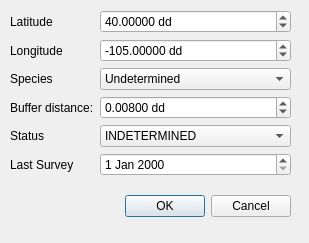
<?xml version="1.0" encoding="UTF-8"?>
<ui version="4.0">
 <class>NewRaptorDialogBase</class>
 <widget class="QDialog" name="NewRaptorDialogBase">
  <property name="geometry">
   <rect>
    <x>0</x>
    <y>0</y>
    <width>309</width>
    <height>243</height>
   </rect>
  </property>
  <property name="windowTitle">
   <string>Add New Raptor</string>
  </property>
  <widget class="QDialogButtonBox" name="button_box">
   <property name="geometry">
    <rect>
     <x>30</x>
     <y>190</y>
     <width>261</width>
     <height>32</height>
    </rect>
   </property>
   <property name="orientation">
    <enum>Qt::Horizontal</enum>
   </property>
   <property name="standardButtons">
    <set>QDialogButtonBox::Cancel|QDialogButtonBox::Ok</set>
   </property>
  </widget>
  <widget class="QWidget" name="formLayoutWidget">
   <property name="geometry">
    <rect>
     <x>10</x>
     <y>10</y>
     <width>281</width>
     <height>171</height>
    </rect>
   </property>
   <layout class="QFormLayout" name="lytForm">
    <item row="0" column="0">
     <widget class="QLabel" name="latitudeLabel">
      <property name="text">
       <string>Latitude</string>
      </property>
     </widget>
    </item>
    <item row="0" column="1">
     <widget class="QDoubleSpinBox" name="spbLatitude">
      <property name="prefix">
       <string/>
      </property>
      <property name="suffix">
       <string> dd</string>
      </property>
      <property name="decimals">
       <number>5</number>
      </property>
      <property name="minimum">
       <double>-90.000000000000000</double>
      </property>
      <property name="maximum">
       <double>90.000000000000000</double>
      </property>
      <property name="singleStep">
       <double>0.001000000000000</double>
      </property>
      <property name="value">
       <double>40.000000000000000</double>
      </property>
     </widget>
    </item>
    <item row="1" column="0">
     <widget class="QLabel" name="longitudeLabel">
      <property name="text">
       <string>Longitude</string>
      </property>
     </widget>
    </item>
    <item row="1" column="1">
     <widget class="QDoubleSpinBox" name="spbLongitude">
      <property name="suffix">
       <string> dd</string>
      </property>
      <property name="decimals">
       <number>5</number>
      </property>
      <property name="minimum">
       <double>-180.000000000000000</double>
      </property>
      <property name="maximum">
       <double>180.000000000000000</double>
      </property>
      <property name="singleStep">
       <double>0.001000000000000</double>
      </property>
      <property name="value">
       <double>-105.000000000000000</double>
      </property>
     </widget>
    </item>
    <item row="2" column="0">
     <widget class="QLabel" name="speciesLabel">
      <property name="text">
       <string>Species</string>
      </property>
     </widget>
    </item>
    <item row="2" column="1">
     <widget class="QComboBox" name="cmbSpecies">
      <item>
       <property name="text">
        <string>Undetermined</string>
       </property>
      </item>
      <item>
       <property name="text">
        <string>Red-tail Hawk</string>
       </property>
      </item>
      <item>
       <property name="text">
        <string>Swainsons Hawk</string>
       </property>
      </item>
      <item>
       <property name="text">
        <string>Northern Harrier</string>
       </property>
      </item>
     </widget>
    </item>
    <item row="3" column="0">
     <widget class="QLabel" name="bufferDistanceLabel">
      <property name="text">
       <string>Buffer distance:</string>
      </property>
     </widget>
    </item>
    <item row="3" column="1">
     <widget class="QDoubleSpinBox" name="spbBuffer">
      <property name="suffix">
       <string> dd</string>
      </property>
      <property name="decimals">
       <number>5</number>
      </property>
      <property name="maximum">
       <double>0.100000000000000</double>
      </property>
      <property name="singleStep">
       <double>0.001000000000000</double>
      </property>
      <property name="value">
       <double>0.008000000000000</double>
      </property>
     </widget>
    </item>
    <item row="4" column="0">
     <widget class="QLabel" name="statusLabel">
      <property name="text">
       <string>Status</string>
      </property>
     </widget>
    </item>
    <item row="4" column="1">
     <widget class="QComboBox" name="cmbStatus">
      <item>
       <property name="text">
        <string>INDETERMINED</string>
       </property>
      </item>
      <item>
       <property name="text">
        <string>ACTIVE NEST</string>
       </property>
      </item>
      <item>
       <property name="text">
        <string>INACTIVE NEST</string>
       </property>
      </item>
      <item>
       <property name="text">
        <string>FLEGED NEST</string>
       </property>
      </item>
     </widget>
    </item>
    <item row="5" column="0">
     <widget class="QLabel" name="lastSurveyLabel">
      <property name="text">
       <string>Last Survey</string>
      </property>
     </widget>
    </item>
    <item row="5" column="1">
     <widget class="QDateEdit" name="dteLast"/>
    </item>
   </layout>
  </widget>
 </widget>
 <resources/>
 <connections>
  <connection>
   <sender>button_box</sender>
   <signal>accepted()</signal>
   <receiver>NewRaptorDialogBase</receiver>
   <slot>accept()</slot>
   <hints>
    <hint type="sourcelabel">
     <x>20</x>
     <y>20</y>
    </hint>
    <hint type="destinationlabel">
     <x>20</x>
     <y>20</y>
    </hint>
   </hints>
  </connection>
  <connection>
   <sender>button_box</sender>
   <signal>rejected()</signal>
   <receiver>NewRaptorDialogBase</receiver>
   <slot>reject()</slot>
   <hints>
    <hint type="sourcelabel">
     <x>20</x>
     <y>20</y>
    </hint>
    <hint type="destinationlabel">
     <x>20</x>
     <y>20</y>
    </hint>
   </hints>
  </connection>
 </connections>
</ui>
